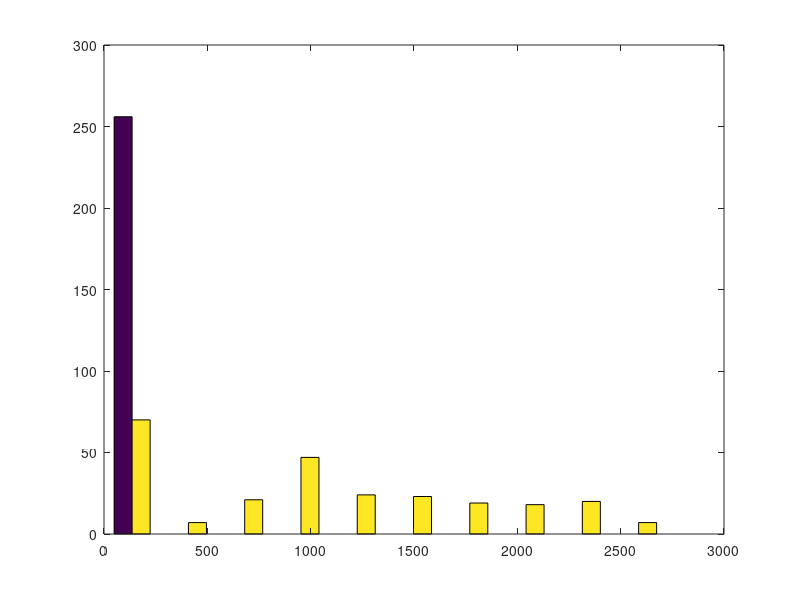

Reproduce this figure in MATLAB.
clear all
close all
clc

%x(256, 2);
%fileID = fopen('aFile.txt', 'r');
%type aFile.txt
%myMatrix = zeros(2, 256);
%x = csvread('aFile.csv');
%histogram(x);
%f = open('aFile.txt');
A = [25 1
25.8594 7
26.7188 22
27.5781 28
28.4375 63
29.2969 93
30.1563 135
31.0156 0
31.875 177
32.7344 224
33.5938 306
34.4531 420
35.3125 508
36.1719 607
37.0313 0
37.8906 778
38.75 922
39.6094 1082
40.4688 1279
41.3281 1429
42.1875 1642
43.0469 0
43.9063 1756
44.7656 1846
45.625 2038
46.4844 2066
47.3438 2007
48.2031 2081
49.0625 0
49.9219 2053
50.7813 2039
51.6406 1969
52.5 1846
53.3594 1741
54.2188 1673
55.0781 0
55.9375 1549
56.7969 1478
57.6563 1289
58.5156 1249
59.375 1193
60.2344 1026
61.0938 0
61.9531 959
62.8125 948
63.6719 910
64.5313 868
65.3906 786
66.25 801
67.1094 0
67.9688 771
68.8281 776
69.6875 848
70.5469 812
71.4063 820
72.2656 801
73.125 0
73.9844 880
74.8438 903
75.7031 850
76.5625 890
77.4219 938
78.2813 935
79.1406 0
80 916
80.8594 924
81.7188 847
82.5781 951
83.4375 935
84.2969 965
85.1563 994
86.0156 0
86.875 1015
87.7344 1072
88.5938 1108
89.4531 1124
90.3125 1224
91.1719 1194
92.0313 0
92.8906 1346
93.75 1413
94.6094 1557
95.4688 1628
96.3281 1791
97.1875 1853
98.0469 0
98.9063 2105
99.7656 1930
100.625 1899
101.484 1941
102.344 1840
103.203 1763
104.063 0
104.922 1737
105.781 1588
106.641 1498
107.5 1466
108.359 1336
109.219 1369
110.078 0
110.938 1389
111.797 1363
112.656 1442
113.516 1381
114.375 1336
115.234 1409
116.094 0
116.953 1464
117.813 1544
118.672 1517
119.531 1626
120.391 1789
121.25 1790
122.109 0
122.969 1878
123.828 2061
124.688 2097
125.547 2311
126.406 2300
127.266 2385
128.125 0
128.984 2483
129.844 2390
130.703 2262
131.563 2235
132.422 2116
133.281 1993
134.141 0
135 1858
135.859 1929
136.719 1889
137.578 2040
138.438 2128
139.297 2270
140.156 2270
141.016 0
141.875 2341
142.734 2433
143.594 2466
144.453 2409
145.313 2214
146.172 2340
147.031 0
147.891 2285
148.75 2202
149.609 2314
150.469 2327
151.328 2374
152.188 2611
153.047 0
153.906 2723
154.766 2690
155.625 2673
156.484 2493
157.344 2391
158.203 2286
159.063 0
159.922 2062
160.781 1846
161.641 1769
162.5 1628
163.359 1454
164.219 1403
165.078 0
165.938 1370
166.797 1247
167.656 1201
168.516 1241
169.375 1139
170.234 1187
171.094 0
171.953 1350
172.813 1242
173.672 1225
174.531 1184
175.391 1190
176.25 1236
177.109 0
177.969 1108
178.828 950
179.688 919
180.547 820
181.406 790
182.266 681
183.125 0
183.984 626
184.844 619
185.703 641
186.563 691
187.422 647
188.281 664
189.141 0
190 726
190.859 815
191.719 825
192.578 912
193.438 926
194.297 1016
195.156 876
196.016 0
196.875 880
197.734 892
198.594 824
199.453 843
200.313 910
201.172 848
202.031 0
202.891 868
203.75 905
204.609 987
205.469 947
206.328 1067
207.188 1104
208.047 0
208.906 1032
209.766 936
210.625 1048
211.484 939
212.344 814
213.203 689
214.063 0
214.922 562
215.781 502
216.641 379
217.5 379
218.359 309
219.219 218
220.078 0
220.938 238
221.797 206
222.656 175
223.516 119
224.375 78
225.234 69
226.094 0
226.953 55
227.813 55
228.672 22
229.531 20
230.391 8
231.25 7
232.109 0
232.969 6
233.828 8
234.688 1
235.547 0
236.406 0
237.266 1
238.125 0
238.984 0
239.844 0
240.703 0
241.563 2
242.422 0
243.281 1
244.141 1];

hist(A);
%M = dlmreaed('aFile.txt');